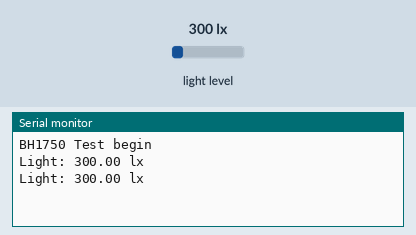
Recording of a sketch running on a simulated Arduino Uno, built with avr-gcc and run on an emulated ATmega328P. On the bench: the last lines printed to the serial monitor. The test bench sets the inputs (shaded band); at power-on: light level 300 lx.

Above: at 1.8 s.
1.9 s: light level set to 40 lx
At 2.7 s:
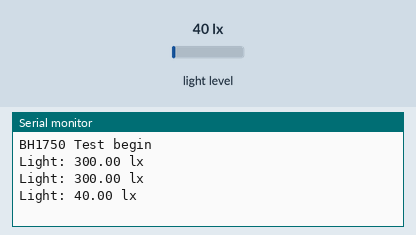
3.4 s: light level set to 500 lx
At 4.8 s:
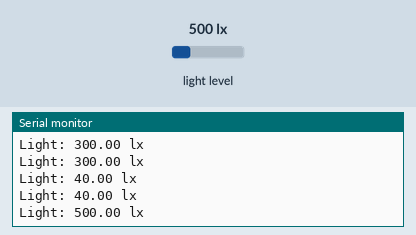
Timing chart, 0 to 6.4 s (numbered marks = the images above; inputs shaded):
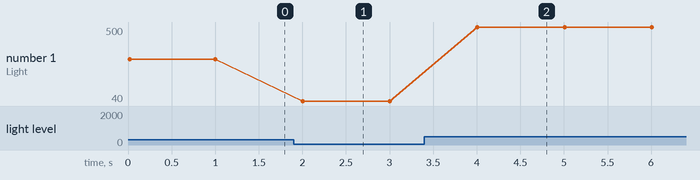

Measured:
- after the input at 1.9 s, the serial monitor: prints a new line after 0.10 s (image 1)
- after the input at 3.4 s, the serial monitor: prints a new line after 0.61 s (image 2)
- plotted number 1: 300 → 40 after the input at 1.9 s, 40 → 500 after the input at 3.4 s

The sketch:

Light_Sensor.ino
```cpp
#include <Wire.h>     //I2C communication protocol
#include <BH1750.h>   //libray to read from sensor

BH1750 lightMeter;

void setup(){     //I2C communication protocol
  Serial.begin(9600);

  // Initialize the I2C bus (BH1750 library doesn't do this automatically)
  Wire.begin();
  // On esp8266 you can select SCL and SDA pins using Wire.begin(D4, D3);
  // For Wemos / Lolin D1 Mini Pro and the Ambient Light shield use Wire.begin(D2, D1);

  lightMeter.begin(); //Initializing object "lightMeter"

  Serial.println(F("BH1750 Test begin"));
}

void loop() {
  float lux = lightMeter.readLightLevel();    //varaible to save luminance values
  //Displaying the measurement on the Serial Monitor
  Serial.print("Light: ");
  Serial.print(lux);
  Serial.println(" lx");
  delay(1000);
}
```
